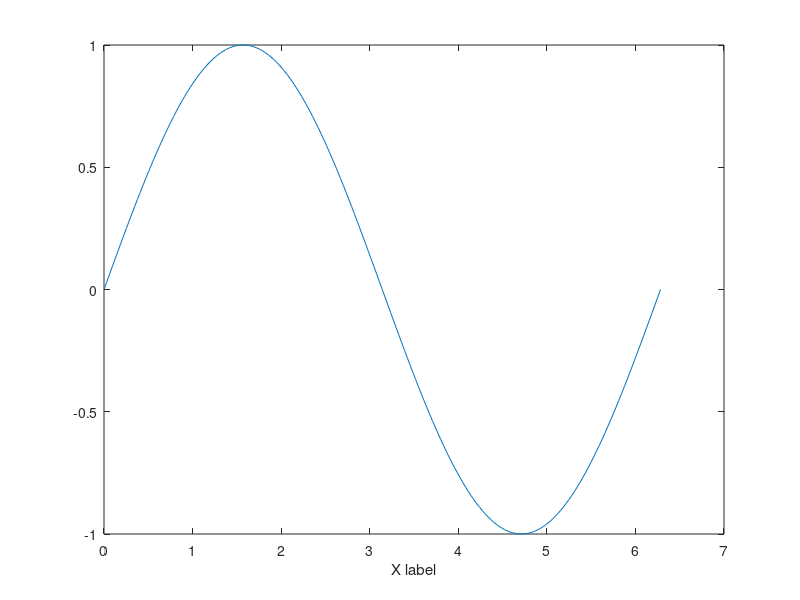

The MATLAB script that drew this image: (Note: this script raises an error after producing the figure.)
%=============================================================================
% Copyright (c) 2016-present Allan CORNET (Nelson)
%=============================================================================
% This file is part of the Nelson.
%=============================================================================
% LICENCE_BLOCK_BEGIN
% SPDX-License-Identifier: LGPL-3.0-or-later
% LICENCE_BLOCK_END
%=============================================================================
% <--ADV-CLI MODE-->
%=============================================================================
f = figure();
x = 0:pi/100:2*pi;
y = sin(x);
plot(x, y);
xlabel('X label');
ax = gca();
assert_istrue(isgraphics(ax.XLabel, 'text'));
assert_isequal(ax.XLabel.String, 'X label');
%=============================================================================
f = figure();
x = 0:pi/100:2*pi;
y = sin(x);
plot(x, y);
ylabel('Y label');
ax = gca();
assert_istrue(isgraphics(ax.YLabel, 'text'));
assert_isequal(ax.YLabel.String, 'Y label');
%=============================================================================
f = figure();
x = 0:pi/100:2*pi;
y = sin(x);
plot(x, y);
zlabel('Z label');
ax = gca();
assert_istrue(isgraphics(ax.ZLabel, 'text'));
assert_isequal(ax.ZLabel.String, 'Z label');
%=============================================================================
f = figure();
x = 0:pi/100:2*pi;
y = sin(x);
plot(x, y);
ax = gca();
xlabel(ax, 'X label');
assert_istrue(isgraphics(ax.XLabel, 'text'));
assert_isequal(ax.XLabel.String, 'X label');
%=============================================================================
